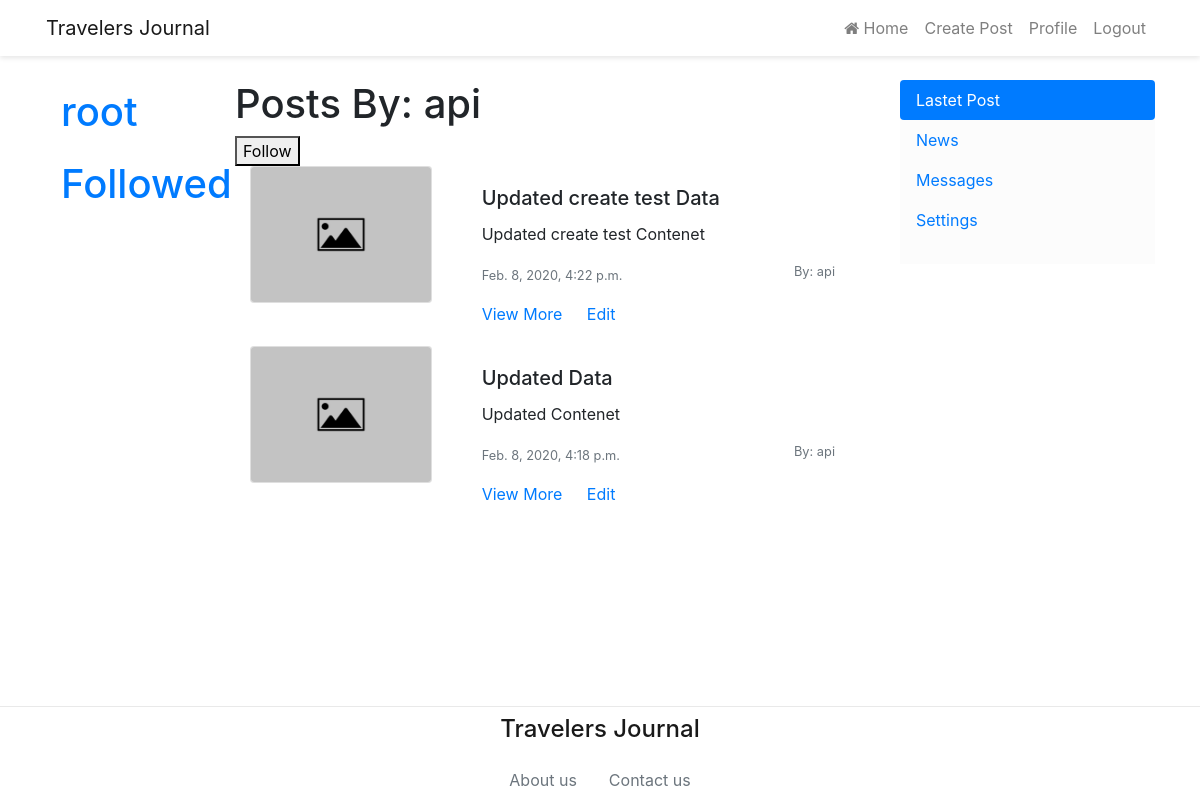
The app's page /profile/6 (signed in) with its own data.
### post/models.py (models this page shows, shortened)
class Posts(models.Model):
    post_title = models.CharField(max_length=200)
    post_content = models.TextField()
    post_images = models.ImageField(default='post_images/default.jpg', upload_to='post_images')
    post_date = models.DateTimeField()
    username = models.ForeignKey(User, on_delete=models.CASCADE)

### user/views.py (the view)
# urls.py: path('profile/<int:USER>', views.viewProfile, name='viewProfile'),
def viewProfile(request, USER):
    if request.user.is_authenticated:
        inst = Posts.objects.filter(username=USER)
        if not inst:
            return HttpResponse(status=404)
        for i in inst:
            inst = i
            break
        if request.user == inst.username:
            return redirect('user:profile')
        elif request.method == 'POST':
            subscribed_by = request.user
            subscribed_to = inst.username
            follow_obj = Follow(subscribed_to=subscribed_to,subscribed_by=subscribed_by, time=datetime.datetime.now())
            follow_obj.save()
            return render(request, 'user/subscribed.html')
        else:
            follow = False
            if not Follow.objects.filter(subscribed_by=request.user, subscribed_to=USER):
                follow = True
            postObj = Posts.objects.filter(username=USER).order_by('-post_date')
            return render(request, 'user/viewProfile.html', {'posts': postObj, 'follow': follow})
    else:
        return redirect('user:login')

### user/templates/user/viewProfile.html (shortened to what this page needs)
{% extends 'base.html' %}
{% block content %}
{% for user in posts|slice:":1" %}
    <h1> Posts By: {{user.username}} </h1>
{% endfor %}
{% if follow %}
    <form method="POST">
        <button type="submit">Follow</button>
    </form>
{% else %}
    Subscribed
{% endif %}
{% for p in posts %}
<div class="container">
    <div class="row">
        <div class="col-sm-4">
            <div class="card mb-3" style="max-width: 540px;">
                <img src="{{ p.post_images.url }}" class="card-img" alt="...">
            </div>
        </div>
        <div class="col-sm-8">
            <div class="card-body">
                <h5 class="card-title">{{p.post_title}}</h5>
                <p class="card-text overflow-hidden" style="max-height: 300px;">{{p.post_content}}</p>
                <p class="card-text">
                    <small class="text-muted">{{p.post_date}}</small>
                    <small class="text-muted float-right">By: {{p.username}}</small>
                </p>
                <a href="/post/view/{{p.id}}" class="card-link">View More</a>
                <a href="/post/edit/{{p.id}}" class="card-link">Edit</a>
            </div>
        </div>
    </div>
</div>
{% endfor %}
{% endblock %}

### templates/base.html (shortened to what this page needs)
<!DOCTYPE html>
<html lang="en">
<head>
    <link rel="stylesheet" href="https://cdnjs.cloudflare.com/ajax/libs/font-awesome/4.7.0/css/font-awesome.min.css">
    <link rel="stylesheet" href="https://stackpath.bootstrapcdn.com/bootstrap/4.4.1/css/bootstrap.min.css"
>
</head>
<body>
    <header class="mb-4" style="box-shadow: 0 2px 5px rgba(0,0,0,.1); ">
        <nav class="navbar navbar-expand-lg navbar-light" style="max-width: 1140px; margin: auto;">
            <a class="navbar-brand" href="#">Travelers Journal</a>
            <div class="collapse navbar-collapse d-flex justify-content-end" id="navbarNav">
                <ul class="navbar-nav">
                    <li class="nav-item">
                        <a class="nav-link" href="/post">
                            <i class="fa fa-home" aria-hidden="true"></i>
                            Home
                        </a>
                    </li>
                    <li class="nav-item">
                        <a class="nav-link" href="/post/create">Create Post</a>
                    </li>
                    {% if user.is_authenticated %}
                    <li class="nav-item">
                        <a class="nav-link" href="/profile">Profile</a>
                    </li>
                    <li class="nav-item">
                        <a class="nav-link" href="/logout">Logout</a>
                    </li>
                    {% endif %}
                </ul>
            </div>
        </nav>
    </header>
    <div class="container mb-4">
        <div class="row">
            {% if user.is_authenticated %}
            <div class="col-sm-2">
                <strong class="text-muted text-justify"> <a class="nav-link" href="/profile"><h1>{{ user.username }}</h1></a></strong>
                <strong class="text-muted text-justify"> <a class="nav-link" href="/post/followed/{{ user.username }}"><h1>Followed</h1></a></strong>
            </div>
            {% else %}
            <div class="col-sm-2">
                <strong class="text-muted text-justify"> <a href="/login"> <h1> Login </h1></a> </strong>
            </div>
            {% endif %}
            <div class="col-sm-7">
                {% block content%}
                {% endblock %}
            </div>
            <div class="col-sm-3">
                <div class="nav flex-column nav-pills pb-4" id="v-pills-tab" role="tablist" aria-orientation="vertical"
                    style="background-color: #fcfcfc;">
                    <a class="nav-link active" id="v-pills-home-tab" data-toggle="pill" href="#v-pills-home" role="tab"
                        aria-controls="v-pills-home" aria-selected="true">Lastet Post</a>
                    <a class="nav-link" id="v-pills-profile-tab" data-toggle="pill" href="#v-pills-profile" role="tab"
                        aria-controls="v-pills-profile" aria-selected="false">News</a>
                    <a class="nav-link" id="v-pills-messages-tab" data-toggle="pill" href="#v-pills-messages" role="tab"
                        aria-controls="v-pills-messages" aria-selected="false">Messages</a>
                    <a class="nav-link" id="v-pills-settings-tab" data-toggle="pill" href="#v-pills-settings" role="tab"
                        aria-controls="v-pills-settings" aria-selected="false">Settings</a>
                </div>
            </div>
        </div>
    </div>
    <footer class="page_footer"
        style="position: fixed; bottom:0; border-top: 1px solid #e9e9e9; width: 100%; background-color: #fff; z-index: 100;">
        <a class="nav-item nav-link" href="#" style=" color: rgba(0,0,0,.9); text-align: center;">
            <h1 style="font-size: 24px;">Travelers Journal</h1 s> <span class="sr-only">(current)</span>
        </a>
        <div class="nav justify-content-center">
            <a class="nav-item nav-link text-muted" href="#">About us</a>
            <a class="nav-item nav-link text-muted" href="#">Contact us</a>
        </div>
    </footer>
</body>
</html>

### records on screen
Posts: username "api", post_images (placeholder picture), post_title "Updated create test Data", post_content "Updated create test Contenet", post_date "Feb. 8, 2020, 4:22 p.m."
Posts: post_images (placeholder picture), post_title "Updated Data", post_content "Updated Contenet", post_date "Feb. 8, 2020, 4:18 p.m.", username "api"

### other values on screen
{{ user.username }} "root"
